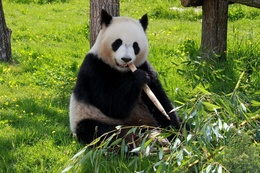
%> input picture 2A/L2_Filtering/panda.jpg, 260 x 173 px, shrunk from 900 x 600 before the run
$ octave '2D_cross)correlation.m'   (GNU Octave 9; MATLAB toolbox functions it lacks are replaced by stand-ins)
%> lines starting %> are read from the running program, lines starting %| are printed output that depends on the picture
%Normalsed correlation
panda = rgb2gray(imread('panda.jpg'));
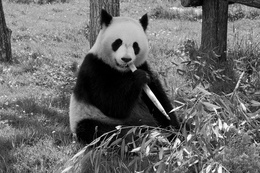
%> panda: size 173x260 uint8; min 0, max 254, mean 106.1
panda_sami = rgb2gray(imread("panda_sami.png"));
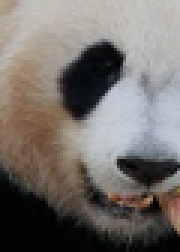
%> input picture 2A/L4_Filter-Templates/panda_sami.png, 60 x 84 px, shrunk from 208 x 290 before the run (shown 3 times larger)
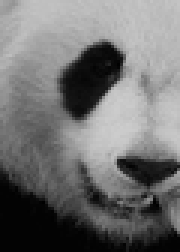
%> panda_sami: size 84x60 uint8 (shown 3 times larger); min 0, max 204, mean 113
x = normxcorr2(panda_sami,panda);
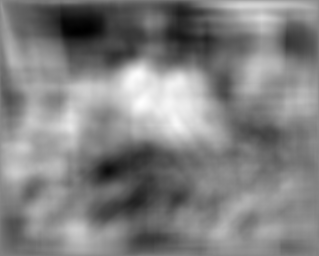
%> x: size 256x319 double; min -0.645, max 0.582, mean -0.0223; drawn with min black and max white
imshow(x)
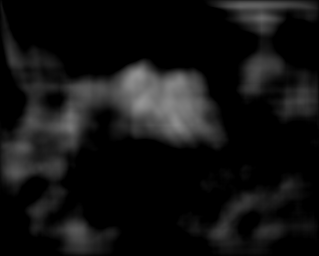
%> displayed picture: size 256x319, on the screen's scale of 0 to 255; min 0, max 148, mean 19
figure, surf(x), shading flat ;
%> after `shading flat`:
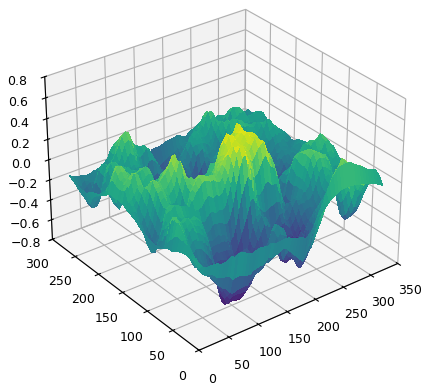
%> figure redrawn from the program's plot data


%filding substring in a normal string

s
%> (this line was passed over: s is not available in this run)
